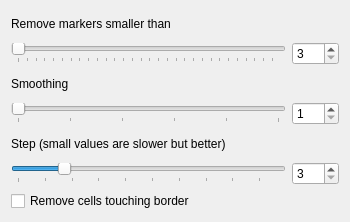
<?xml version="1.0" encoding="UTF-8"?>
<ui version="4.0">
 <class>Watershed</class>
 <widget class="QDialog" name="Watershed">
  <property name="geometry">
   <rect>
    <x>0</x>
    <y>0</y>
    <width>350</width>
    <height>222</height>
   </rect>
  </property>
  <property name="sizePolicy">
   <sizepolicy hsizetype="Fixed" vsizetype="Fixed">
    <horstretch>0</horstretch>
    <verstretch>0</verstretch>
   </sizepolicy>
  </property>
  <property name="windowTitle">
   <string>Dialog</string>
  </property>
  <layout class="QGridLayout" name="gridLayout">
   <item row="0" column="0">
    <layout class="QGridLayout" name="gridLayout_2">
     <item row="3" column="0">
      <widget class="QSlider" name="smoothingSlider">
       <property name="minimum">
        <number>1</number>
       </property>
       <property name="maximum">
        <number>11</number>
       </property>
       <property name="singleStep">
        <number>2</number>
       </property>
       <property name="value">
        <number>1</number>
       </property>
       <property name="orientation">
        <enum>Qt::Horizontal</enum>
       </property>
       <property name="tickPosition">
        <enum>QSlider::TicksBelow</enum>
       </property>
       <property name="tickInterval">
        <number>2</number>
       </property>
      </widget>
     </item>
     <item row="2" column="0">
      <widget class="QLabel" name="label_2">
       <property name="text">
        <string>Smoothing</string>
       </property>
      </widget>
     </item>
     <item row="5" column="0">
      <widget class="QSlider" name="stepSlider">
       <property name="minimum">
        <number>3</number>
       </property>
       <property name="maximum">
        <number>100</number>
       </property>
       <property name="value">
        <number>20</number>
       </property>
       <property name="orientation">
        <enum>Qt::Horizontal</enum>
       </property>
       <property name="tickPosition">
        <enum>QSlider::TicksBelow</enum>
       </property>
      </widget>
     </item>
     <item row="4" column="0">
      <widget class="QLabel" name="label_3">
       <property name="text">
        <string>Step (small values are slower but better)</string>
       </property>
      </widget>
     </item>
     <item row="6" column="0">
      <widget class="QCheckBox" name="checkBox">
       <property name="enabled">
        <bool>true</bool>
       </property>
       <property name="text">
        <string>Remove cells touching border</string>
       </property>
      </widget>
     </item>
     <item row="0" column="0">
      <widget class="QLabel" name="label">
       <property name="text">
        <string>Remove markers smaller than</string>
       </property>
      </widget>
     </item>
     <item row="1" column="0">
      <widget class="QSlider" name="sizeSlider">
       <property name="minimum">
        <number>3</number>
       </property>
       <property name="maximum">
        <number>300</number>
       </property>
       <property name="singleStep">
        <number>2</number>
       </property>
       <property name="value">
        <number>3</number>
       </property>
       <property name="orientation">
        <enum>Qt::Horizontal</enum>
       </property>
       <property name="tickPosition">
        <enum>QSlider::TicksBelow</enum>
       </property>
      </widget>
     </item>
     <item row="1" column="1">
      <widget class="QSpinBox" name="sizeBox">
       <property name="minimum">
        <number>3</number>
       </property>
       <property name="maximum">
        <number>300</number>
       </property>
       <property name="singleStep">
        <number>2</number>
       </property>
       <property name="value">
        <number>3</number>
       </property>
      </widget>
     </item>
     <item row="3" column="1">
      <widget class="QSpinBox" name="smoothingBox">
       <property name="minimum">
        <number>1</number>
       </property>
       <property name="maximum">
        <number>11</number>
       </property>
       <property name="singleStep">
        <number>2</number>
       </property>
       <property name="value">
        <number>1</number>
       </property>
      </widget>
     </item>
     <item row="5" column="1">
      <widget class="QSpinBox" name="stepBox">
       <property name="minimum">
        <number>3</number>
       </property>
       <property name="maximum">
        <number>100</number>
       </property>
      </widget>
     </item>
    </layout>
   </item>
  </layout>
 </widget>
 <resources/>
 <connections/>
</ui>
